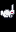

This is a level from a 2D game, rendered from its Tiled map with the project's own tilesets. A one-line summary and the map file follow, with tile-layer data summarised:
An orthogonal 1x2 tile map with 16x16 px tiles, 9 tile layers (Back, Back2, Back3, Back4, ...).

<map version="1.5" tiledversion="1.5.0" orientation="orthogonal" renderorder="right-down" width="1" height="2" tilewidth="16" tileheight="16" infinite="0" nextlayerid="19" nextobjectid="43">
 <tileset firstgid="1" name="zspring_SVE_Tilesheet2" tilewidth="16" tileheight="16" tilecount="5700" columns="76">
  <image source="spring_SVE_Tilesheet2.png" width="1216" height="1200" />
  <tile id="24">
   <animation>
    <frame tileid="24" duration="1000" />
    <frame tileid="24" duration="1000" />
    <frame tileid="24" duration="1000" />
    <frame tileid="24" duration="1000" />
    <frame tileid="24" duration="1000" />
    <frame tileid="24" duration="1000" />
    <frame tileid="26" duration="1000" />
    <frame tileid="26" duration="1000" />
   </animation>
  </tile>
  <tile id="25">
   <animation>
    <frame tileid="25" duration="1000" />
    <frame tileid="25" duration="1000" />
    <frame tileid="25" duration="1000" />
    <frame tileid="25" duration="1000" />
    <frame tileid="25" duration="1000" />
    <frame tileid="25" duration="1000" />
    <frame tileid="27" duration="1000" />
    <frame tileid="27" duration="1000" />
   </animation>
  </tile>
  <tile id="100">
   <animation>
    <frame tileid="100" duration="1000" />
    <frame tileid="100" duration="1000" />
    <frame tileid="100" duration="1000" />
    <frame tileid="100" duration="1000" />
    <frame tileid="100" duration="1000" />
    <frame tileid="100" duration="1000" />
    <frame tileid="102" duration="1000" />
    <frame tileid="102" duration="1000" />
   </animation>
  </tile>
  <tile id="101">
   <animation>
    <frame tileid="101" duration="1000" />
    <frame tileid="101" duration="1000" />
    <frame tileid="101" duration="1000" />
    <frame tileid="101" duration="1000" />
    <frame tileid="101" duration="1000" />
    <frame tileid="101" duration="1000" />
    <frame tileid="103" duration="1000" />
    <frame tileid="103" duration="1000" />
   </animation>
  </tile>
  <tile id="179">
   <animation>
    <frame tileid="179" duration="1000" />
    <frame tileid="179" duration="1000" />
    <frame tileid="179" duration="1000" />
    <frame tileid="179" duration="1000" />
    <frame tileid="179" duration="1000" />
    <frame tileid="179" duration="1000" />
    <frame tileid="179" duration="1000" />
    <frame tileid="179" duration="1000" />
    <frame tileid="181" duration="1000" />
    <frame tileid="181" duration="1000" />
    <frame tileid="179" duration="1000" />
    <frame tileid="179" duration="1000" />
    <frame tileid="179" duration="1000" />
    <frame tileid="179" duration="1000" />
    <frame tileid="181" duration="1000" />
    <frame tileid="181" duration="1000" />
    <frame tileid="181" duration="1000" />
    <frame tileid="179" duration="1000" />
    <frame tileid="179" duration="1000" />
    <frame tileid="179" duration="1000" />
    <frame tileid="179" duration="1000" />
    <frame tileid="179" duration="1000" />
    <frame tileid="179" duration="1000" />
    <frame tileid="181" duration="1000" />
    <frame tileid="181" duration="1000" />
    <frame tileid="181" duration="1000" />
    <frame tileid="181" duration="1000" />
    <frame tileid="181" duration="1000" />
    <frame tileid="181" duration="1000" />
    <frame tileid="181" duration="1000" />
    <frame tileid="181" duration="1000" />
    <frame tileid="181" duration="1000" />
    <frame tileid="179" duration="1000" />
    <frame tileid="179" duration="1000" />
    <frame tileid="179" duration="1000" />
    <frame tileid="179" duration="1000" />
    <frame tileid="179" duration="1000" />
    <frame tileid="179" duration="1000" />
    <frame tileid="179" duration="1000" />
    <frame tileid="181" duration="1000" />
    <frame tileid="181" duration="1000" />
    <frame tileid="179" duration="1000" />
   </animation>
  </tile>
  <tile id="181">
   <animation>
    <frame tileid="181" duration="1000" />
    <frame tileid="181" duration="1000" />
    <frame tileid="179" duration="1000" />
    <frame tileid="179" duration="1000" />
    <frame tileid="179" duration="1000" />
    <frame tileid="179" duration="1000" />
    <frame tileid="181" duration="1000" />
    <frame tileid="181" duration="1000" />
    <frame tileid="181" duration="1000" />
    <frame tileid="181" duration="1000" />
    <frame tileid="179" duration="1000" />
    <frame tileid="179" duration="1000" />
    <frame tileid="179" duration="1000" />
    <frame tileid="179" duration="1000" />
    <frame tileid="179" duration="1000" />
    <frame tileid="181" duration="1000" />
    <frame tileid="181" duration="1000" />
    <frame tileid="179" duration="1000" />
    <frame tileid="179" duration="1000" />
   </animation>
  </tile>
  <tile id="183">
   <animation>
    <frame tileid="183" duration="1000" />
    <frame tileid="183" duration="1000" />
    <frame tileid="183" duration="1000" />
    <frame tileid="183" duration="1000" />
    <frame tileid="182" duration="1000" />
    <frame tileid="182" duration="1000" />
    <frame tileid="183" duration="1000" />
    <frame tileid="183" duration="1000" />
    <frame tileid="183" duration="1000" />
    <frame tileid="183" duration="1000" />
    <frame tileid="183" duration="1000" />
    <frame tileid="183" duration="1000" />
    <frame tileid="182" duration="1000" />
    <frame tileid="182" duration="1000" />
    <frame tileid="182" duration="1000" />
    <frame tileid="182" duration="1000" />
    <frame tileid="182" duration="1000" />
    <frame tileid="182" duration="1000" />
    <frame tileid="183" duration="1000" />
    <frame tileid="183" duration="1000" />
    <frame tileid="183" duration="1000" />
    <frame tileid="182" duration="1000" />
    <frame tileid="182" duration="1000" />
    <frame tileid="183" duration="1000" />
    <frame tileid="183" duration="1000" />
   </animation>
  </tile>
  <tile id="254">
   <animation>
    <frame tileid="254" duration="1000" />
    <frame tileid="254" duration="1000" />
    <frame tileid="254" duration="1000" />
    <frame tileid="254" duration="1000" />
    <frame tileid="256" duration="1000" />
    <frame tileid="256" duration="1000" />
    <frame tileid="256" duration="1000" />
    <frame tileid="254" duration="1000" />
    <frame tileid="254" duration="1000" />
    <frame tileid="256" duration="1000" />
    <frame tileid="256" duration="1000" />
    <frame tileid="254" duration="1000" />
    <frame tileid="254" duration="1000" />
    <frame tileid="254" duration="1000" />
    <frame tileid="254" duration="1000" />
    <frame tileid="256" duration="1000" />
    <frame tileid="256" duration="1000" />
    <frame tileid="256" duration="1000" />
    <frame tileid="254" duration="1000" />
    <frame tileid="254" duration="1000" />
    <frame tileid="254" duration="1000" />
    <frame tileid="254" duration="1000" />
    <frame tileid="254" duration="1000" />
    <frame tileid="254" duration="1000" />
    <frame tileid="254" duration="1000" />
    <frame tileid="254" duration="1000" />
    <frame tileid="254" duration="1000" />
    <frame tileid="256" duration="1000" />
    <frame tileid="256" duration="1000" />
    <frame tileid="256" duration="1000" />
    <frame tileid="254" duration="1000" />
   </animation>
  </tile>
  <tile id="258">
   <animation>
    <frame tileid="258" duration="1000" />
    <frame tileid="258" duration="1000" />
    <frame tileid="258" duration="1000" />
    <frame tileid="259" duration="1000" />
    <frame tileid="259" duration="1000" />
    <frame tileid="259" duration="1000" />
    <frame tileid="259" duration="1000" />
    <frame tileid="258" duration="1000" />
    <frame tileid="258" duration="1000" />
    <frame tileid="258" duration="1000" />
    <frame tileid="258" duration="1000" />
    <frame tileid="258" duration="1000" />
    <frame tileid="259" duration="1000" />
    <frame tileid="259" duration="1000" />
    <frame tileid="258" duration="1000" />
    <frame tileid="258" duration="1000" />
    <frame tileid="258" duration="1000" />
    <frame tileid="258" duration="1000" />
    <frame tileid="259" duration="1000" />
    <frame tileid="259" duration="1000" />
    <frame tileid="258" duration="1000" />
    <frame tileid="258" duration="1000" />
   </animation>
  </tile>
  <tile id="330">
   <animation>
    <frame tileid="330" duration="1000" />
    <frame tileid="330" duration="1000" />
    <frame tileid="330" duration="1000" />
    <frame tileid="330" duration="1000" />
    <frame tileid="330" duration="1000" />
    <frame tileid="332" duration="1000" />
    <frame tileid="334" duration="1000" />
    <frame tileid="332" duration="1000" />
    <frame tileid="334" duration="1000" />
    <frame tileid="330" duration="1000" />
    <frame tileid="330" duration="1000" />
    <frame tileid="332" duration="1000" />
    <frame tileid="332" duration="1000" />
   </animation>
  </tile>
  <tile id="331">
   <animation>
    <frame tileid="331" duration="1000" />
    <frame tileid="331" duration="1000" />
    <frame tileid="331" duration="1000" />
    <frame tileid="331" duration="1000" />
    <frame tileid="331" duration="1000" />
    <frame tileid="333" duration="1000" />
    <frame tileid="335" duration="1000" />
    <frame tileid="333" duration="1000" />
    <frame tileid="335" duration="1000" />
    <frame tileid="331" duration="1000" />
    <frame tileid="331" duration="1000" />
    <frame tileid="333" duration="1000" />
    <frame tileid="333" duration="1000" />
   </animation>
  </tile>
  <tile id="406">
   <animation>
    <frame tileid="406" duration="1000" />
    <frame tileid="406" duration="1000" />
    <frame tileid="406" duration="1000" />
    <frame tileid="406" duration="1000" />
    <frame tileid="406" duration="1000" />
    <frame tileid="408" duration="1000" />
    <frame tileid="410" duration="1000" />
    <frame tileid="408" duration="1000" />
    <frame tileid="410" duration="1000" />
    <frame tileid="406" duration="1000" />
    <frame tileid="406" duration="1000" />
    <frame tileid="408" duration="1000" />
    <frame tileid="408" duration="1000" />
   </animation>
  </tile>
  <tile id="407">
   <animation>
    <frame tileid="407" duration="1000" />
    <frame tileid="407" duration="1000" />
    <frame tileid="407" duration="1000" />
    <frame tileid="407" duration="1000" />
    <frame tileid="407" duration="1000" />
    <frame tileid="409" duration="1000" />
    <frame tileid="411" duration="1000" />
    <frame tileid="409" duration="1000" />
    <frame tileid="411" duration="1000" />
    <frame tileid="407" duration="1000" />
    <frame tileid="407" duration="1000" />
    <frame tileid="409" duration="1000" />
    <frame tileid="409" duration="1000" />
   </animation>
  </tile>
 </tileset>
 <layer id="1" name="Back" width="1" height="2">
  <data>[2 cells, 0 non-empty, 0 distinct tile ids]</data>
 </layer>
 <objectgroup id="2" name="Back" />
 <layer id="3" name="Back2" width="1" height="2">
  <properties>
   <property name="Draw" value="Back" />
  </properties>
  <data>[2 cells, 0 non-empty, 0 distinct tile ids]</data>
 </layer>
 <objectgroup id="4" name="Back2" />
 <layer id="5" name="Back3" width="1" height="2">
  <properties>
   <property name="Draw" value="Back" />
  </properties>
  <data>[2 cells, 0 non-empty, 0 distinct tile ids]</data>
 </layer>
 <objectgroup id="6" name="Back3" />
 <layer id="7" name="Back4" width="1" height="2">
  <properties>
   <property name="Draw" value="Back" />
  </properties>
  <data>[2 cells, 0 non-empty, 0 distinct tile ids]</data>
 </layer>
 <objectgroup id="8" name="Back4" />
 <layer id="9" name="Buildings" width="1" height="2">
  <data>[2 cells, 0 non-empty, 0 distinct tile ids]</data>
 </layer>
 <objectgroup id="10" name="Buildings" />
 <layer id="11" name="Buildings2" width="1" height="2">
  <properties>
   <property name="Draw" value="Buildings" />
  </properties>
  <data>[2 cells, 2 non-empty, 2 distinct tile ids]</data>
 </layer>
 <objectgroup id="12" name="Buildings2" />
 <layer id="13" name="Paths" width="1" height="2">
  <data>[2 cells, 0 non-empty, 0 distinct tile ids]</data>
 </layer>
 <objectgroup id="14" name="Paths" />
 <layer id="15" name="Front" width="1" height="2">
  <data>[2 cells, 0 non-empty, 0 distinct tile ids]</data>
 </layer>
 <objectgroup id="16" name="Front" />
 <layer id="17" name="AlwaysFront" width="1" height="2">
  <data>[2 cells, 0 non-empty, 0 distinct tile ids]</data>
 </layer>
 <objectgroup id="18" name="AlwaysFront" />
</map>
